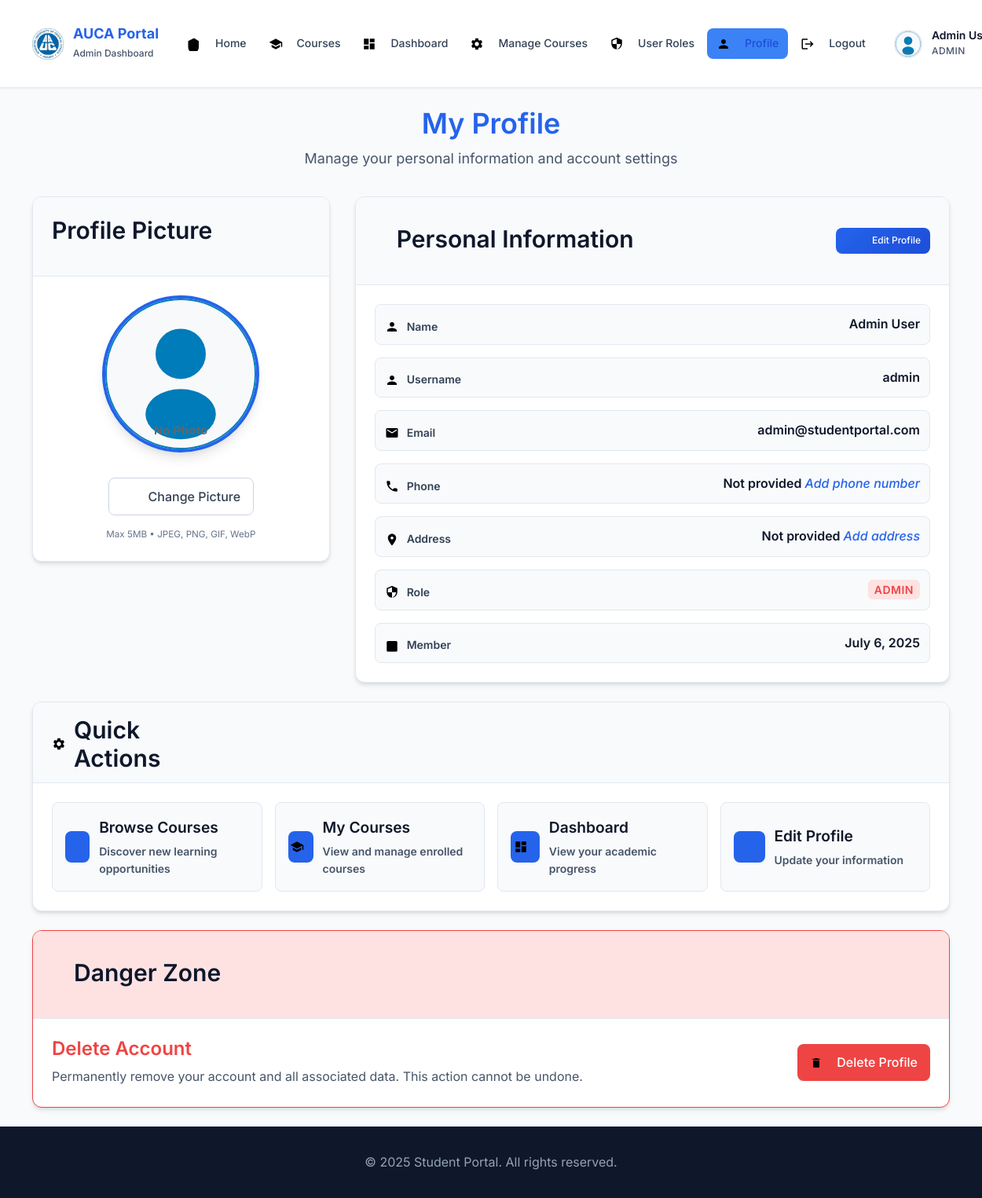
The page /profile.php (signed in) on the database its author committed.
### tables this page shows
CREATE TABLE IF NOT EXISTS students (
    id INT AUTO_INCREMENT PRIMARY KEY,
    full_name VARCHAR(255) NOT NULL,
    email VARCHAR(255) NOT NULL UNIQUE,
    phone VARCHAR(20) NULL,
    address TEXT NULL,
    username VARCHAR(100) NOT NULL UNIQUE,
    password_hash VARCHAR(255) NOT NULL,
    role ENUM('student', 'admin') DEFAULT 'student',
    profile_picture VARCHAR(255) DEFAULT NULL,
    created_at TIMESTAMP DEFAULT CURRENT_TIMESTAMP
);

### profile.php (the view, shortened to what this page needs)
<?php
require __DIR__ . '/includes/db.php';
$stmt = $pdo->prepare('SELECT full_name, email, username, created_at, role, profile_picture, phone, address FROM students WHERE id = :id');
$stmt->execute([':id' => $_SESSION['student_id']]);
$student = $stmt->fetch();
?>
<!DOCTYPE html>
<html lang="en">
<head>
  <link rel="stylesheet" href="assets/css/style.css">
  <link rel="stylesheet" href="assets/css/icons.css">
</head>
<body>
  <?php require __DIR__ . '/includes/navigation.php'; ?>
  <main>
    <div class="container">
      <section class="profile-section">
        <div class="profile-header">
          <h1>
              My Profile
          </h1>
          <p>Manage your personal information and account settings</p>
        </div>
        <div class="profile-layout">
          <div class="card profile-picture-card">
            <div class="card-header">
              <h2>
                  Profile Picture
              </h2>
            </div>
            <div class="card-body">
              <div class="profile-picture-section">
                <div class="profile-picture-container">
                </div>
                <div class="picture-upload">
                  <form action="upload_profile_picture.php" method="post" enctype="multipart/form-data" class="upload-form">
                    <label for="profile_picture" class="btn btn-secondary">
                      <div class="icon icon-upload btn-icon"></div>
                      <span>Change Picture</span>
                    </label>
                  </form>
                  <div class="upload-info">
                    <small>Max 5MB • JPEG, PNG, GIF, WebP</small>
                  </div>
                </div>
              </div>
            </div>
          </div>
          <div class="card profile-info-card">
            <div class="card-header">
              <h2>
                <div class=" icon-text">
                  <span>Personal Information</span>
                </div>
              </h2>
              <a href="update.php" class="btn btn-primary btn-sm">
                <div class="icon icon-edit btn-icon"></div>
                <span>Edit Profile</span>
              </a>
            </div>
            <div class="card-body">
              <div class="profile-details">
                <div class="detail-row">
                  <div class="detail-label">
                    <div class="icon icon-profile icon-text">
                      <span>Name</span>
                    </div>
                  </div>
                  <div class="detail-value"><?= htmlspecialchars($student['full_name']) ?></div>
                </div>
                <div class="detail-row">
                  <div class="detail-label">
                    <div class="icon icon-profile icon-text">
                      <span>Username</span>
                    </div>
                  </div>
                  <div class="detail-value"><?= htmlspecialchars($student['username']) ?></div>
                </div>
                <div class="detail-row">
                  <div class="detail-label">
                    <div class="icon icon-email icon-text">
                      <span>Email</span>
                    </div>
                  </div>
                  <div class="detail-value"><?= htmlspecialchars($student['email']) ?></div>
                </div>
                <div class="detail-row">
                  <div class="detail-label">
                    <div class="icon icon-phone icon-text">
                      <span>Phone</span>
                    </div>
                  </div>
                  <div class="detail-value">
                    <?= htmlspecialchars($student['phone'] ?? 'Not provided') ?>
                    <?php if (empty($student['phone'])): ?>
                      <span class="missing-info">
                        <a href="update.php" class="text-primary">Add phone number</a>
                      </span>
                    <?php endif; ?>
                  </div>
                </div>
                <div class="detail-row">
                  <div class="detail-label">
                    <div class="icon icon-location icon-text">
                      <span>Address</span>
                    </div>
                  </div>
                  <div class="detail-value">
                    <?= htmlspecialchars($student['address'] ?? 'Not provided') ?>
                    <?php if (empty($student['address'])): ?>
                      <span class="missing-info">
                        <a href="update.php" class="text-primary">Add address</a>
                      </span>
                    <?php endif; ?>
                  </div>
                </div>
                <div class="detail-row">
                  <div class="detail-label">
                    <div class="icon icon-admin icon-text">
                      <span>Role</span>
                    </div>
                  </div>
                  <div class="detail-value">
                    <span class="role-badge <?= $student['role'] === 'admin' ? 'admin' : 'student' ?>">
                      <?= ucfirst(htmlspecialchars($student['role'])) ?>
                    </span>
                  </div>
                </div>
                <div class="detail-row">
                  <div class="detail-label">
                    <div class="icon icon-calendar icon-text">
                      <span>Member</span>
                    </div>
                  </div>
                  <div class="detail-value"><?= date('F j, Y', strtotime($student['created_at'])) ?></div>
                </div>
              </div>
            </div>
          </div>
        </div>
        <div class="card mt-6">
          <div class="card-header">
            <h2>
              <div class="icon icon-settings icon-text">
                <span>Quick Actions</span>
              </div>
            </h2>
          </div>
          <div class="card-body">
            <div class="quick-actions">
              <a href="courses.php" class="action-btn">
                <div class="action-icon">
                  <div class="icon icon-search"></div>
                </div>
                <div class="action-content">
                  <span class="action-title">Browse Courses</span>
                  <span class="action-desc">Discover new learning opportunities</span>
                </div>
              </a>
              <a href="student_courses.php" class="action-btn">
                <div class="action-icon">
                  <div class="icon icon-graduation"></div>
                </div>
                <div class="action-content">
                  <span class="action-title">My Courses</span>
                  <span class="action-desc">View and manage enrolled courses</span>
                </div>
              </a>
              <a href="student_dashboard.php" class="action-btn">
                <div class="action-icon">
                  <div class="icon icon-dashboard"></div>
                </div>
                <div class="action-content">
                  <span class="action-title">Dashboard</span>
                  <span class="action-desc">View your academic progress</span>
                </div>
              </a>
              <a href="update.php" class="action-btn">
                <div class="action-icon">
                  <div class="icon icon-edit"></div>
                </div>
                <div class="action-content">
                  <span class="action-title">Edit Profile</span>
                  <span class="action-desc">Update your information</span>
                </div>
              </a>
            </div>
          </div>
        </div>
        <div class="card danger-card mt-6">
          <div class="card-header">
            <h2>
              <div class="icon-text">
                <span>Danger Zone</span>
              </div>
            </h2>
          </div>
          <div class="card-body">
            <div class="danger-actions">
              <div class="danger-info">
                <h3>Delete Account</h3>
                <p>Permanently remove your account and all associated data. This action cannot be undone.</p>
              </div>
              <button class="btn btn-danger" onclick="confirmDelete()">
                <div class="icon icon-trash btn-icon"></div>
                <span>Delete Profile</span>
              </button>
            </div>
          </div>
        </div>
      </section>
    </div>
  </main>
  <footer>
    <div class="container">
      <p>&copy; <?= date('Y') ?> Student Portal. All rights reserved.</p>
    </div>
  </footer>
</body>
</html>

### includes/navigation.php (shortened to what this page needs)
<?php
$current_page = basename($_SERVER['PHP_SELF']);
$is_logged_in = isset($_SESSION['user_id']);
$user_role = $_SESSION['role'] ?? 'student';
$user_info = null;
if ($is_logged_in) {
    try {
        $stmt = $pdo->prepare('SELECT full_name, role, profile_picture FROM students WHERE id = :id');
        $stmt->execute([':id' => $_SESSION['user_id']]);
        $user_info = $stmt->fetch();
    } catch (PDOException $e) {
    }
}
?>
<header class="header">
    <div class="container">
        <div class="header-content">
            <div class="logo-section">
                <img src="assets/images/logo.png" alt="Student Portal Logo" class="logo">
                <div class="logo-text">
                    <h1>AUCA Portal</h1>
                    <span class="portal-tagline">
                        <?php if ($is_logged_in): ?>
                            <?= $user_role === 'admin' ? 'Admin Dashboard' : 'Student Portal' ?>
                        <?php else: ?>
                            Adventist University of Central Africa
                        <?php endif; ?>
                    </span>
                </div>
            </div>
            <nav class="nav">
                <ul class="nav-list">
                    <li class="nav-item">
                        <a href="index.php" class="nav-link <?= $current_page === 'index.php' ? 'active' : '' ?>">
                            <div class="icon icon-home nav-icon"></div>
                            <span>Home</span>
                        </a>
                    </li>
                    <li class="nav-item">
                        <a href="courses.php" class="nav-link <?= $current_page === 'courses.php' ? 'active' : '' ?>">
                            <div class="icon icon-courses nav-icon"></div>
                            <span>Courses</span>
                        </a>
                    </li>
                    <?php if ($is_logged_in): ?>
                        <?php if ($user_role === 'student'): ?>
                            <li class="nav-item">
                                <a href="student_dashboard.php" class="nav-link <?= $current_page === 'student_dashboard.php' ? 'active' : '' ?>">
                                    <div class="icon icon-dashboard nav-icon"></div>
                                    <span>Dashboard</span>
                                </a>
                            </li>
                            <li class="nav-item">
                                <a href="student_courses.php" class="nav-link <?= $current_page === 'student_courses.php' ? 'active' : '' ?>">
                                    <div class="icon icon-graduation nav-icon"></div>
                                    <span>My Courses</span>
                                </a>
                            </li>
                        <?php elseif ($user_role === 'admin'): ?>
                            <li class="nav-item">
                                <a href="admin_dashboard.php" class="nav-link <?= $current_page === 'admin_dashboard.php' ? 'active' : '' ?>">
                                    <div class="icon icon-dashboard nav-icon"></div>
                                    <span>Dashboard</span>
                                </a>
                            </li>
                            <li class="nav-item">
                                <a href="admin_courses.php" class="nav-link <?= $current_page === 'admin_courses.php' ? 'active' : '' ?>">
                                    <div class="icon icon-settings nav-icon"></div>
                                    <span>Manage Courses</span>
                                </a>
                            </li>
                            <li class="nav-item">
                                <a href="admin_user_roles.php" class="nav-link <?= $current_page === 'admin_user_roles.php' ? 'active' : '' ?>">
                                    <div class="icon icon-admin nav-icon"></div>
                                    <span>User Roles</span>
                                </a>
                            </li>
                        <?php endif; ?>
                        <li class="nav-item">
                            <a href="profile.php" class="nav-link <?= $current_page === 'profile.php' ? 'active' : '' ?>">
                                <div class="icon icon-profile nav-icon"></div>
                                <span>Profile</span>
                            </a>
                        </li>
                        <li class="nav-item">
                            <a href="logout.php" class="nav-link">
                                <div class="icon icon-logout nav-icon"></div>
                                <span>Logout</span>
                            </a>
                        </li>
                    <?php endif; ?>
                </ul>
            </nav>
            <?php if ($is_logged_in && $user_info): ?>
                <div class="user-info">
                    <?php
                    $profile_picture = $user_info['profile_picture'];
                    if ($profile_picture && file_exists(__DIR__ . '/../assets/images/profiles/' . $profile_picture)) {
                        $picture_url = 'assets/images/profiles/' . htmlspecialchars($profile_picture);
                    } else {
                        $picture_url = 'assets/images/default-avatar.svg';
                    }
                    ?>
                    <img src="<?= $picture_url ?>" alt="Profile" class="profile-pic-small">
                    <div class="user-details">
                        <span class="user-name"><?= htmlspecialchars($user_info['full_name']) ?></span>
                        <span class="user-role"><?= ucfirst($user_info['role']) ?></span>
                    </div>
                </div>
            <?php endif; ?>
        </div>
    </div>
</header>

### rows shown on the page
students: full_name "Admin…", role "ADMIN", full_name "Admin User", username "admin", email "admin@studentportal.com", phone "Not provided", address "Not provided", created_at "July 6, 2025"
